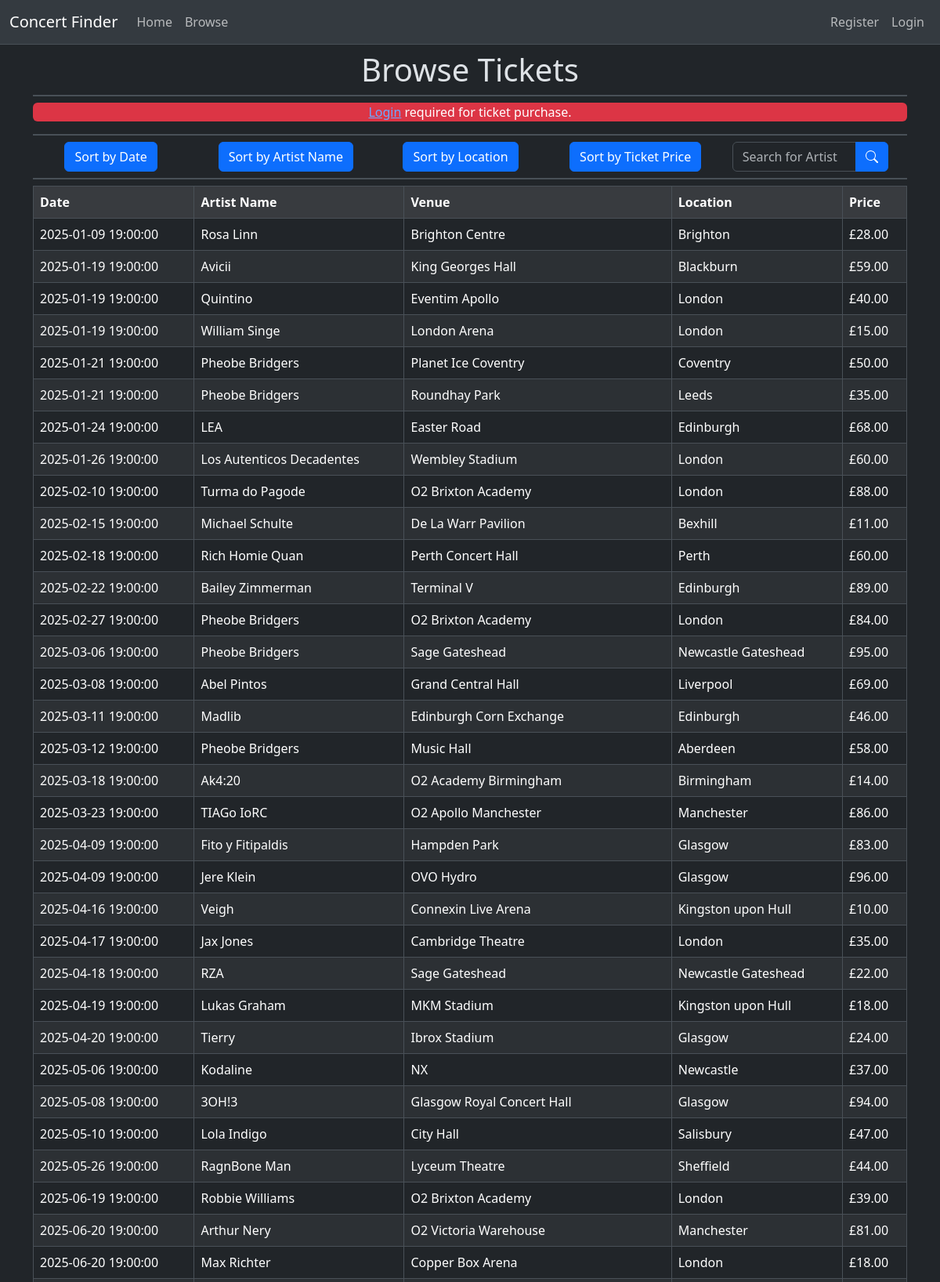
Screenshot of /browse (upper part) with the database file from the repository.
### website/models.py (models this page shows, shortened)
class Concert(db.Model):
    __tablename__ = "concerts"
    id = db.Column(db.Integer, primary_key=True)
    artistId = db.Column(db.Integer, db.ForeignKey(Artist.id))
    artistName = db.Column(db.String(100), nullable=False)
    venueId = db.Column(db.Integer, db.ForeignKey(Venue.id))
    venueName = db.Column(db.String(100), nullable=False)
    venueLocation = db.Column(db.String(100), nullable=False)
    date = db.Column(db.DateTime, nullable=True)
    ticketPrice = db.Column(db.Float, nullable=False)
    availableTickets = db.Column(db.Integer, nullable=False)

### website/shop/views.py (the view)
@shop_blueprint.route("/browse", methods=["POST", "GET"])
def browse():
    global browseConcerts
    match request.form.get("sort_button"):
        case "date":
            browseConcerts = (
                Concert.query.filter(Concert.availableTickets >= 1)
                .order_by(asc(Concert.date))
                .all()
            )
        case "artistName":
            browseConcerts = (
                Concert.query.filter(Concert.availableTickets >= 1)
                .order_by(asc(Concert.artistName))
                .all()
            )
        case "location":
            browseConcerts = (
                Concert.query.filter(Concert.availableTickets >= 1)
                .order_by(asc(Concert.venueLocation))
                .all()
            )
        case "price":
            browseConcerts = (
                Concert.query.filter(Concert.availableTickets >= 1)
                .order_by(asc(Concert.ticketPrice))
                .all()
            )
        case "search":
            print("pass")
            search = request.form.get("search_bar")
            if search:
                found = []
                for concert in browseConcerts:
                    if search.lower() in concert.artistName.lower():
                        found.append(concert)
                if len(found) == 0:
                    return render_template("browse.html", empty=True)
                else:
                    return render_template("browse.html", concerts=found)
        case _:
            browseConcerts = (
                Concert.query.filter(Concert.availableTickets >= 1)
                .order_by(asc(Concert.date))
                .all()
            )
    return render_template("browse.html", concerts=browseConcerts)

### website/templates/browse.html (shortened to what this page needs)
{% extends 'base.html' %}
{% block content %}
  <div class="container text-center">
    <h1 class="m-2">Browse Tickets</h1>
    <div class="border mb-2"></div>
    {% if not current_user.is_authenticated %}
      <div class="text-bg-danger rounded">
        <p class="fw-medium">
          <a href="{{ url_for('users.login') }}?next=%2Fbrowse">Login</a> required for ticket purchase.
        </p>
      </div>
      <div class="border mt-2 mb-2"></div>
    {% endif %}
    <div class="row">
      <form method="POST" action="/browse" class="row">
        <div class="col">
          <button class="btn btn-primary" name="sort_button" type="submit" value="date">Sort by Date</button>
        </div>
        <div class="col">
          <button class="btn btn-primary" name="sort_button" type="submit" value="artistName">Sort by Artist Name</button>
        </div>
        <div class="col">
          <button class="btn btn-primary" name="sort_button" type="submit" value="location">Sort by Location</button>
        </div>
        <div class="col">
          <button class="btn btn-primary" name="sort_button" type="submit" value="price">Sort by Ticket Price</button>
        </div>
        <div class="input-group col">
          <input class="form-control" type="text" placeholder="Search for Artist" name="search_bar" />
          <button class="btn btn-primary" name="sort_button" type="submit" value="search">
            <svg xmlns="http://www.w3.org/2000/svg" width="16" height="16" fill="currentColor" class="bi bi-search mb-1" viewBox="0 0 16 16">
              <path d="M11.742 10.344a6.5 6.5 0 1 0-1.397 1.398h-.001q.044.06.098.115l3.85 3.85a1 1 0 0 0 1.415-1.414l-3.85-3.85a1 1 0 0 0-.115-.1zM12 6.5a5.5 5.5 0 1 1-11 0 5.5 5.5 0 0 1 11 0" />
            </svg>
          </button>
        </div>
      </form>
    </div>
    <div class="border mt-2 mb-2"></div>
    <div>
      {% if empty %}
        <div class="text-bg-danger rounded p-1 container justify-content-center">
          <h3>No tickets found containing your search terms.</h3>
          <h5>Please try again.</h5>
        </div>
      {% else %}
        <table class="table table-striped center table-hover text-start table-bordered">
          <tr class="fw-medium table-active">
            <th>Date</th>
            <th>Artist Name</th>
            <th>Venue</th>
            <th>Location</th>
            <th>Price</th>
          </tr>
          {% for concert in concerts %}
            <tr>
              <td class="fw-medium">{{ concert.date }}</td>
              <td>{{ concert.artistName }}</td>
              <td>{{ concert.venueName }}</td>
              <td>{{ concert.venueLocation }}</td>
              <td>£{{ concert.ticketPrice }}0</td>
            </tr>
          {% endfor %}
        </table>
      {% endif %}
    </div>
  </div>
{% endblock %}

### rows the page displays
Concert: date "2025-01-09 19:00:00", artistName "Rosa Linn", venueName "Brighton Centre", venueLocation "Brighton", ticketPrice "28.0"
Concert: date "2025-01-19 19:00:00", artistName "Avicii", venueName "King Georges Hall", venueLocation "Blackburn", ticketPrice "59.0"
Concert: date "2025-01-19 19:00:00", artistName "Quintino", venueName "Eventim Apollo", venueLocation "London", ticketPrice "40.0"
Concert: date "2025-01-19 19:00:00", artistName "William Singe", venueName "London Arena", venueLocation "London", ticketPrice "15.0"
Concert: date "2025-01-21 19:00:00", artistName "Pheobe Bridgers", venueName "Planet Ice Coventry", venueLocation "Coventry", ticketPrice "50.0"
Concert: date "2025-01-21 19:00:00", artistName "Pheobe Bridgers", venueName "Roundhay Park", venueLocation "Leeds", ticketPrice "35.0"
Concert: date "2025-01-24 19:00:00", artistName "LEA", venueName "Easter Road", venueLocation "Edinburgh", ticketPrice "68.0"
Concert: date "2025-01-26 19:00:00", artistName "Los Autenticos Decadentes", venueName "Wembley Stadium", venueLocation "London", ticketPrice "60.0"
Concert: date "2025-02-10 19:00:00", artistName "Turma do Pagode", venueName "O2 Brixton Academy", venueLocation "London", ticketPrice "88.0"
Concert: date "2025-02-15 19:00:00", artistName "Michael Schulte", venueName "De La Warr Pavilion", venueLocation "Bexhill", ticketPrice "11.0"
Concert: date "2025-02-18 19:00:00", artistName "Rich Homie Quan", venueName "Perth Concert Hall", venueLocation "Perth", ticketPrice "60.0"
Concert: date "2025-02-22 19:00:00", artistName "Bailey Zimmerman", venueName "Terminal V", venueLocation "Edinburgh", ticketPrice "89.0"
Concert: date "2025-02-27 19:00:00", artistName "Pheobe Bridgers", venueName "O2 Brixton Academy", venueLocation "London", ticketPrice "84.0"
Concert: date "2025-03-06 19:00:00", artistName "Pheobe Bridgers", venueName "Sage Gateshead", venueLocation "Newcastle Gateshead", ticketPrice "95.0"
Concert: date "2025-03-08 19:00:00", artistName "Abel Pintos", venueName "Grand Central Hall", venueLocation "Liverpool", ticketPrice "69.0"
Concert: date "2025-03-11 19:00:00", artistName "Madlib", venueName "Edinburgh Corn Exchange", venueLocation "Edinburgh", ticketPrice "46.0"
Concert: date "2025-03-12 19:00:00", artistName "Pheobe Bridgers", venueName "Music Hall", venueLocation "Aberdeen", ticketPrice "58.0"
Concert: date "2025-03-18 19:00:00", artistName "Ak4:20", venueName "O2 Academy Birmingham", venueLocation "Birmingham", ticketPrice "14.0"
Concert: date "2025-03-23 19:00:00", artistName "TIAGo IoRC", venueName "O2 Apollo Manchester", venueLocation "Manchester", ticketPrice "86.0"
Concert: date "2025-04-09 19:00:00", artistName "Fito y Fitipaldis", venueName "Hampden Park", venueLocation "Glasgow", ticketPrice "83.0"
Concert: date "2025-04-09 19:00:00", artistName "Jere Klein", venueName "OVO Hydro", venueLocation "Glasgow", ticketPrice "96.0"
Concert: date "2025-04-16 19:00:00", artistName "Veigh", venueName "Connexin Live Arena", venueLocation "Kingston upon Hull", ticketPrice "10.0"
Concert: date "2025-04-17 19:00:00", artistName "Jax Jones", venueName "Cambridge Theatre", venueLocation "London", ticketPrice "35.0"
Concert: date "2025-04-18 19:00:00", artistName "RZA", venueName "Sage Gateshead", venueLocation "Newcastle Gateshead", ticketPrice "22.0"
Concert: date "2025-04-19 19:00:00", artistName "Lukas Graham", venueName "MKM Stadium", venueLocation "Kingston upon Hull", ticketPrice "18.0"
Concert: date "2025-04-20 19:00:00", artistName "Tierry", venueName "Ibrox Stadium", venueLocation "Glasgow", ticketPrice "24.0"
Concert: date "2025-05-06 19:00:00", artistName "Kodaline", venueName "NX", venueLocation "Newcastle", ticketPrice "37.0"
Concert: date "2025-05-08 19:00:00", artistName "3OH!3", venueName "Glasgow Royal Concert Hall", venueLocation "Glasgow", ticketPrice "94.0"
Concert: date "2025-05-10 19:00:00", artistName "Lola Indigo", venueName "City Hall", venueLocation "Salisbury", ticketPrice "47.0"
Concert: date "2025-05-26 19:00:00", artistName "RagnBone Man", venueName "Lyceum Theatre", venueLocation "Sheffield", ticketPrice "44.0"
Concert: date "2025-06-19 19:00:00", artistName "Robbie Williams", venueName "O2 Brixton Academy", venueLocation "London", ticketPrice "39.0"
Concert: date "2025-06-20 19:00:00", artistName "Arthur Nery", venueName "O2 Victoria Warehouse", venueLocation "Manchester", ticketPrice "81.0"
Concert: date "2025-06-20 19:00:00", artistName "Max Richter", venueName "Copper Box Arena", venueLocation "London", ticketPrice "18.0"
